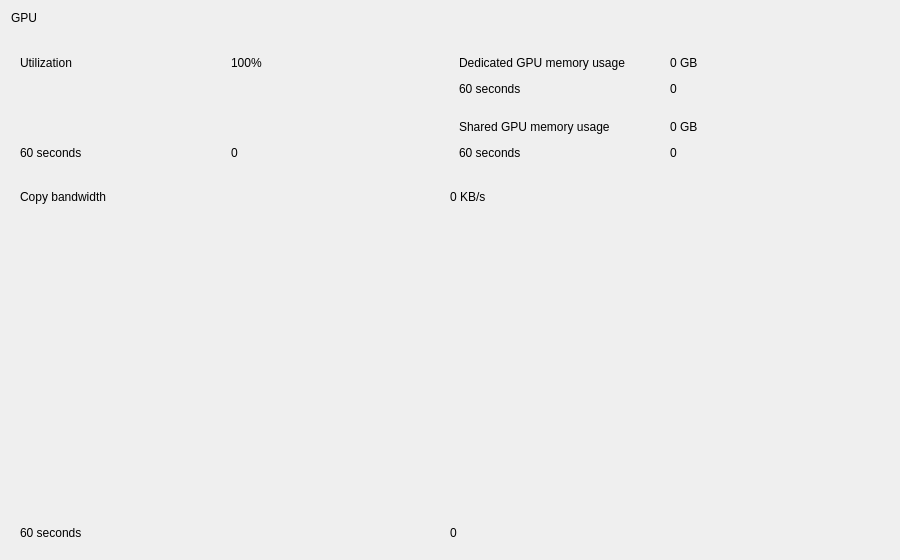
<?xml version="1.0" encoding="UTF-8"?>
<ui version="4.0">
 <class>GpuDetailWidget</class>
 <widget class="QWidget" name="GpuDetailWidget">
  <property name="geometry"><rect><x>0</x><y>0</y><width>900</width><height>560</height></rect></property>
  <layout class="QVBoxLayout" name="verticalLayout">
   <!-- Header -->
   <item>
    <layout class="QHBoxLayout" name="headerLayout">
     <item><layout class="QVBoxLayout" name="headerLabelLayout"><property name="spacing"><number>2</number></property><item><widget class="QLabel" name="titleLabel"><property name="text"><string>GPU</string></property></widget></item><item><widget class="QLabel" name="modelLabel"><property name="text"><string notr="true"></string></property></widget></item></layout></item>
    </layout>
   </item>
   <!-- Body: graph column + statistics -->
   <item>
    <layout class="QHBoxLayout" name="bodyLayout">
     <item>
      <layout class="QVBoxLayout" name="graphColumn">
       <!-- Overview: utilization and memory; GpuDetailWidget puts them side by side on wide pages -->
       <item>
<layout class="QHBoxLayout" name="overviewLayout">
<item>
<widget class="Perf::GraphCard" name="utilizationCard">
 <property name="sizePolicy"><sizepolicy hsizetype="Preferred" vsizetype="Expanding"><horstretch>0</horstretch><verstretch>3</verstretch></sizepolicy></property>
 <layout class="QVBoxLayout" name="utilizationCardLayout">
  <item><layout class="QHBoxLayout" name="utilizationCardHeaderLayout"><item><widget class="QLabel" name="utilGraphLabel"><property name="text"><string>Utilization</string></property></widget></item><item><widget class="QLabel" name="utilGraphMaxLabel"><property name="text"><string notr="true">100%</string></property></widget></item></layout></item>
  <item><widget class="Perf::GraphWidget" name="utilGraphWidget" native="true"><property name="minimumHeight"><number>72</number></property><property name="sizePolicy"><sizepolicy hsizetype="Expanding" vsizetype="Expanding"><horstretch>0</horstretch><verstretch>1</verstretch></sizepolicy></property></widget></item>
  <item><layout class="QHBoxLayout" name="utilizationCardAxisLayout"><item><widget class="QLabel" name="utilTimeLeftLabel"><property name="text"><string>60 seconds</string></property></widget></item><item><widget class="QLabel" name="utilTimeRightLabel"><property name="text"><string>0</string></property></widget></item></layout></item>
 </layout>
</widget>
</item>
<item>
<layout class="QVBoxLayout" name="memoryLayout">
<item>
<widget class="Perf::GraphCard" name="dedicatedCard">
 <property name="sizePolicy"><sizepolicy hsizetype="Preferred" vsizetype="Expanding"><horstretch>0</horstretch><verstretch>2</verstretch></sizepolicy></property>
 <layout class="QVBoxLayout" name="dedicatedCardLayout">
  <item><layout class="QHBoxLayout" name="dedicatedCardHeaderLayout"><item><widget class="QLabel" name="dedicatedMemGraphLabel"><property name="text"><string>Dedicated GPU memory usage</string></property></widget></item><item><widget class="QLabel" name="dedicatedMemGraphMaxLabel"><property name="text"><string>0 GB</string></property></widget></item></layout></item>
  <item><widget class="Perf::GraphWidget" name="dedicatedMemGraphWidget" native="true"><property name="minimumHeight"><number>72</number></property><property name="sizePolicy"><sizepolicy hsizetype="Expanding" vsizetype="Expanding"><horstretch>0</horstretch><verstretch>1</verstretch></sizepolicy></property></widget></item>
  <item><layout class="QHBoxLayout" name="dedicatedCardAxisLayout"><item><widget class="QLabel" name="dedicatedTimeLeftLabel"><property name="text"><string>60 seconds</string></property></widget></item><item><widget class="QLabel" name="dedicatedTimeRightLabel"><property name="text"><string>0</string></property></widget></item></layout></item>
 </layout>
</widget>
</item>
<item>
<widget class="Perf::GraphCard" name="sharedCard">
 <property name="sizePolicy"><sizepolicy hsizetype="Preferred" vsizetype="Expanding"><horstretch>0</horstretch><verstretch>2</verstretch></sizepolicy></property>
 <layout class="QVBoxLayout" name="sharedCardLayout">
  <item><layout class="QHBoxLayout" name="sharedCardHeaderLayout"><item><widget class="QLabel" name="sharedMemGraphLabel"><property name="text"><string>Shared GPU memory usage</string></property></widget></item><item><widget class="QLabel" name="sharedMemGraphMaxLabel"><property name="text"><string>0 GB</string></property></widget></item></layout></item>
  <item><widget class="Perf::GraphWidget" name="sharedMemGraphWidget" native="true"><property name="minimumHeight"><number>72</number></property><property name="sizePolicy"><sizepolicy hsizetype="Expanding" vsizetype="Expanding"><horstretch>0</horstretch><verstretch>1</verstretch></sizepolicy></property></widget></item>
  <item><layout class="QHBoxLayout" name="sharedCardAxisLayout"><item><widget class="QLabel" name="sharedTimeLeftLabel"><property name="text"><string>60 seconds</string></property></widget></item><item><widget class="QLabel" name="sharedTimeRightLabel"><property name="text"><string>0</string></property></widget></item></layout></item>
 </layout>
</widget>
</item>
</layout>
</item>
</layout>
       </item>
       <!-- Engines and copy bandwidth -->
       <item>
<widget class="QWidget" name="engineAreaContainer"><property name="sizePolicy"><sizepolicy hsizetype="Preferred" vsizetype="Maximum"><horstretch>0</horstretch><verstretch>0</verstretch></sizepolicy></property></widget>
       </item>
       <item>
<widget class="Perf::GraphCard" name="copyCard">
 <property name="sizePolicy"><sizepolicy hsizetype="Preferred" vsizetype="Expanding"><horstretch>0</horstretch><verstretch>2</verstretch></sizepolicy></property>
 <layout class="QVBoxLayout" name="copyCardLayout">
  <item><layout class="QHBoxLayout" name="copyCardHeaderLayout"><item><widget class="QLabel" name="copyBwGraphLabel"><property name="text"><string>Copy bandwidth</string></property></widget></item><item><widget class="QLabel" name="copyBwGraphMaxLabel"><property name="text"><string>0 KB/s</string></property></widget></item></layout></item>
  <item><widget class="Perf::GraphWidget" name="copyBwGraphWidget" native="true"><property name="minimumHeight"><number>72</number></property><property name="sizePolicy"><sizepolicy hsizetype="Expanding" vsizetype="Expanding"><horstretch>0</horstretch><verstretch>1</verstretch></sizepolicy></property></widget></item>
  <item><layout class="QHBoxLayout" name="copyCardAxisLayout"><item><widget class="QLabel" name="copyTimeLeftLabel"><property name="text"><string>60 seconds</string></property></widget></item><item><widget class="QLabel" name="copyTimeRightLabel"><property name="text"><string>0</string></property></widget></item></layout></item>
 </layout>
</widget>
       </item>
      </layout>
     </item>
     <item>
      <!-- Labels are handed to the panel in display order by GpuDetailWidget -->
      <widget class="Perf::StatsPanel" name="statsPanel">
       <widget class="QLabel" name="utilLabel"><property name="text"><string>Utilization</string></property></widget>
       <widget class="QLabel" name="utilValueLabel"><property name="text"><string>0%</string></property></widget>
       <widget class="QLabel" name="tempLabel"><property name="text"><string>Temperature</string></property></widget>
       <widget class="QLabel" name="tempValueLabel"><property name="text"><string>—</string></property></widget>
       <widget class="QLabel" name="coreClockLabel"><property name="text"><string>Core clock</string></property></widget>
       <widget class="QLabel" name="coreClockValueLabel"><property name="text"><string>—</string></property></widget>
       <widget class="QLabel" name="powerUsageLabel"><property name="text"><string>Power usage</string></property></widget>
       <widget class="QLabel" name="powerUsageValueLabel"><property name="text"><string>—</string></property></widget>
       <widget class="QLabel" name="dedicatedMemLabel"><property name="text"><string>Dedicated GPU memory</string></property></widget>
       <widget class="QLabel" name="dedicatedMemValueLabel"><property name="text"><string>0 / 0 GB</string></property></widget>
       <widget class="QLabel" name="sharedMemLabel"><property name="text"><string>Shared GPU memory</string></property></widget>
       <widget class="QLabel" name="sharedMemValueLabel"><property name="text"><string>0 / 0 GB</string></property></widget>
       <widget class="QLabel" name="gpuMemLabel"><property name="text"><string>Total GPU memory</string></property></widget>
       <widget class="QLabel" name="gpuMemValueLabel"><property name="text"><string>0 / 0 GB</string></property></widget>
       <widget class="QLabel" name="driverLabel"><property name="text"><string>Driver version</string></property></widget>
       <widget class="QLabel" name="driverValueLabel"><property name="text"><string>—</string></property></widget>
       <widget class="QLabel" name="backendLabel"><property name="text"><string>Backend</string></property></widget>
       <widget class="QLabel" name="backendValueLabel"><property name="text"><string>—</string></property></widget>
      </widget>
     </item>
    </layout>
   </item>
  </layout>
 </widget>
 <customwidgets>
  <customwidget>
   <class>Perf::GraphWidget</class>
   <extends>QWidget</extends>
   <header>perf/graphwidget.h</header>
  </customwidget>
  <customwidget>
   <class>Perf::GraphCard</class>
   <extends>QFrame</extends>
   <header>perf/graphcard.h</header>
   <container>1</container>
  </customwidget>
  <customwidget>
   <class>Perf::StatsPanel</class>
   <extends>QFrame</extends>
   <header>perf/statspanel.h</header>
   <container>1</container>
  </customwidget>
 </customwidgets>
 <resources/>
 <connections/>
</ui>
